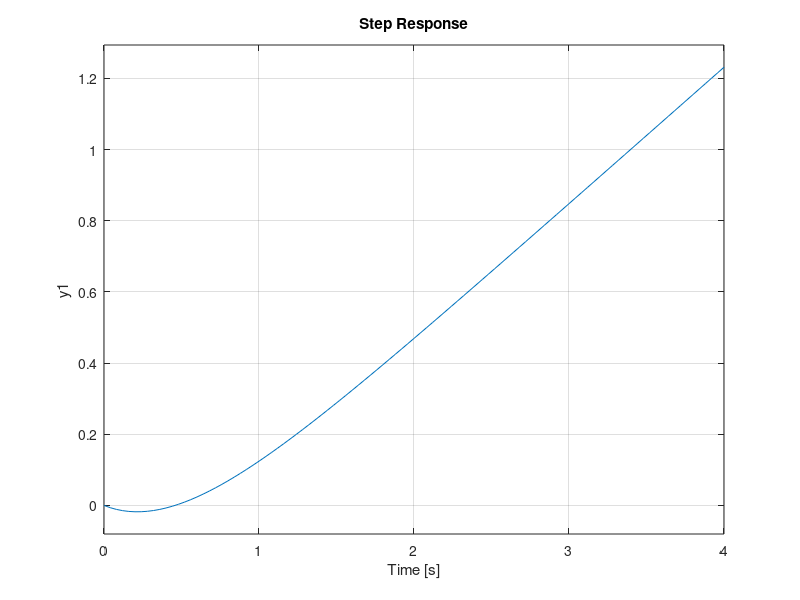
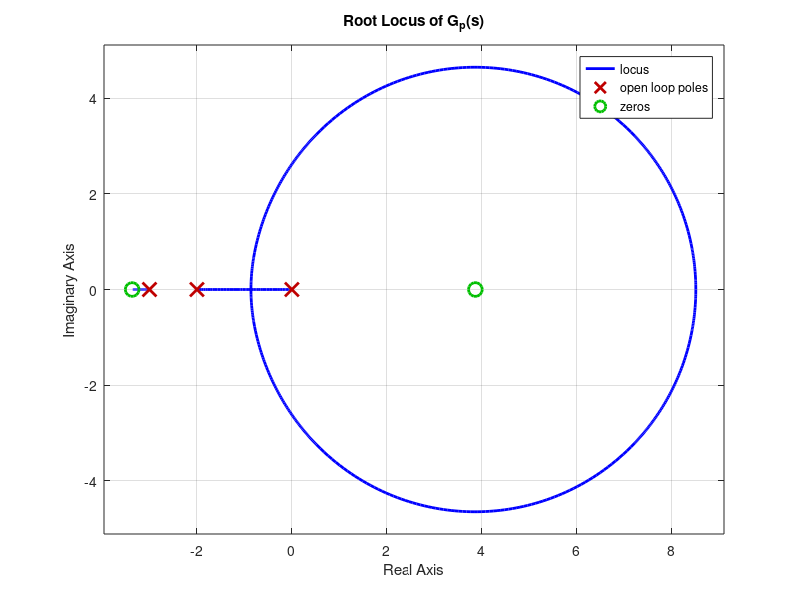

The MATLAB script that drew these images, in order: (Note: this script raises an error after producing the figures.)
% Define the transfer function G_p(s)
kp = 0.08867
numerator = [-2*kp 1*kp 26*kp];
denominator = [1 5 6 0];
G_p = tf(numerator, denominator);
step(G_p)


% Plot the root locus
figure;
rlocus(G_p);
title('Root Locus of G_p(s)');

% Determine the range of Kp for stability
[rloc, k] = rlocfind(G_p);
% rloc gives the location of poles for the selected point on the root locus
% k gives the corresponding gain (Kp) value

rlocus(tf(1,denominator))

step(tf)